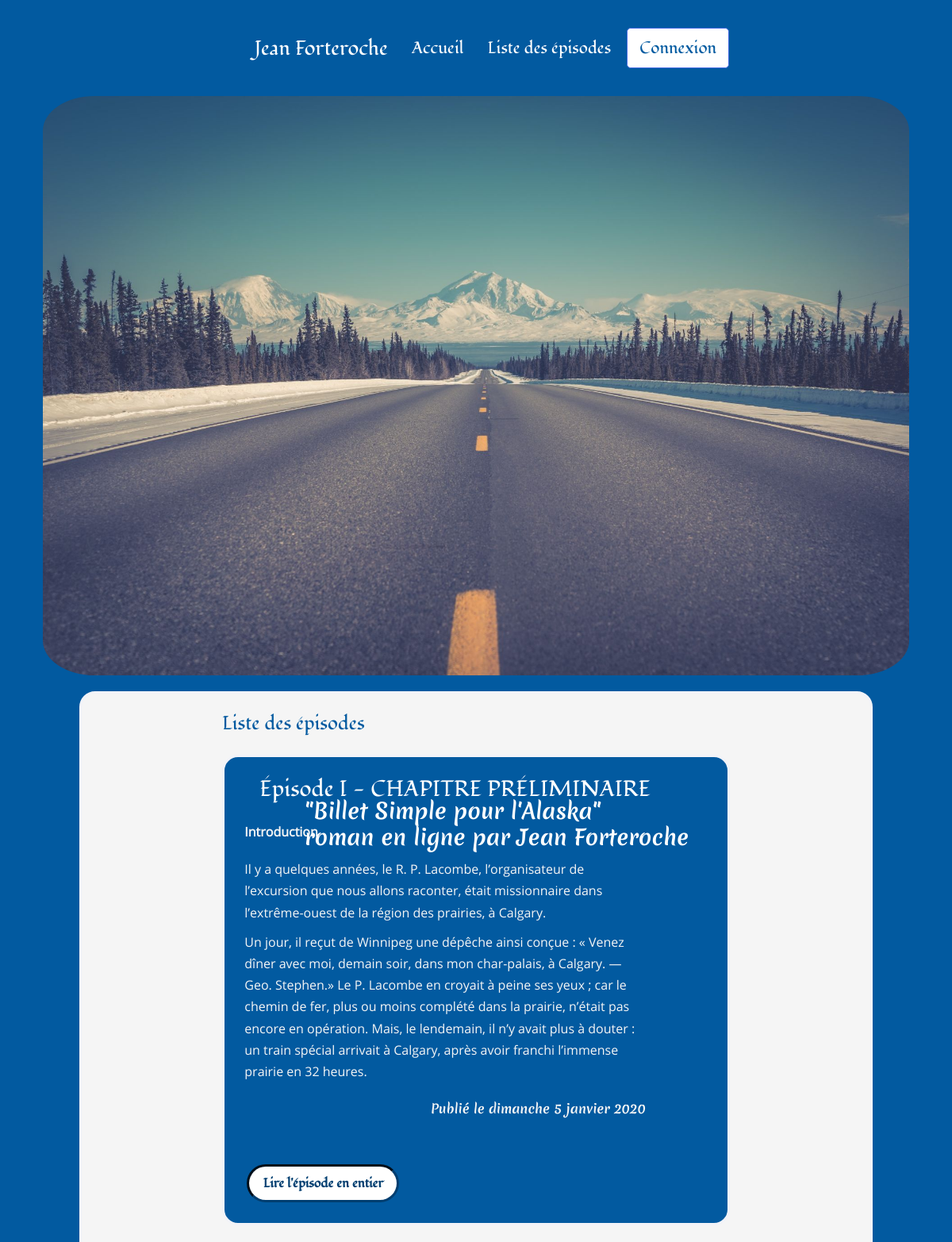
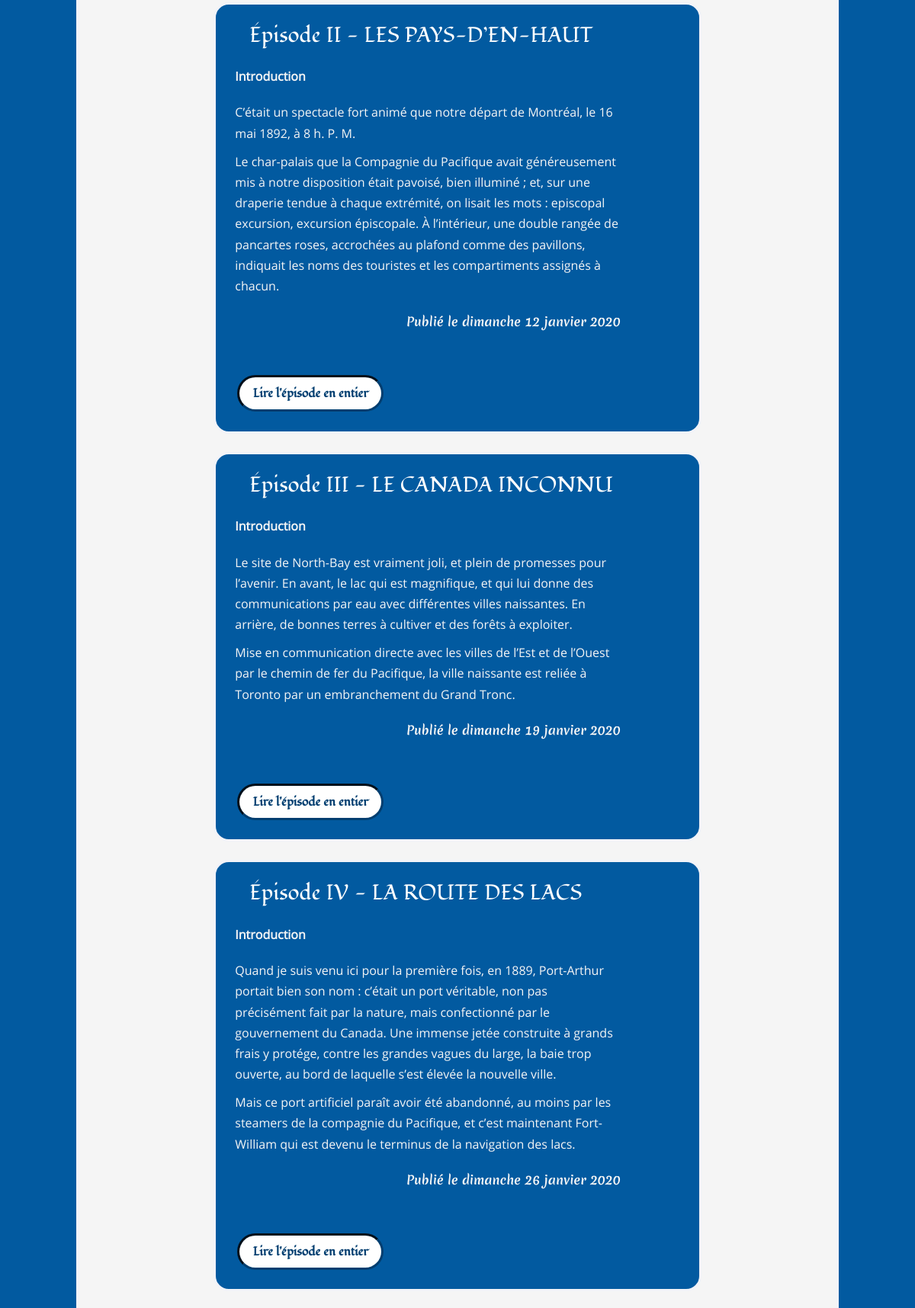
/index.php?action=listOfPosts (upper part), run on the app's committed database (2 pictures, top to bottom).
### tables this page shows
CREATE TABLE IF NOT EXISTS `Posts` (
  `id` int(11) NOT NULL AUTO_INCREMENT,
  `chapter` SMALLINT(1) UNSIGNED NOT NULL,
  `title` varchar(255) NOT NULL,
  `introduction` text NOT NULL,
  `content` text NOT NULL,
  `post_date` datetime NOT NULL,
  `post_status` varchar(7) NOT NULL,
  PRIMARY KEY (`id`)
);

### src/View/View.php (called while the page is built, shortened)
<?php
class View
{
    public function render(array $data, string $origin): void
    {
        require_once "..\\templates\\${origin}\\${data['template']}.html.php";
        $content = ob_get_clean();
        require_once "..\\templates\\${origin}\\layout.html.php";
    }
}

### src/Controller/Frontoffice/PostController.php (called while the page is built, shortened)
<?php
class PostController
{
    private PostManager $postManager;
    private View $view;
    public function __construct(PostManager $postManager, CommentManager $commentManager, View $view, Session $session, Error $error)
    {
        $this->postManager = $postManager;
        $this->view = $view;
    }
    public function displayListOfPosts(int $currentPage, Session $session): void
    {
        $nbPostsPerPage = 5;
        $nbTotalPosts = $this->postManager->getNbPosts();
        $nbTotalPages = ceil($nbTotalPosts / $nbPostsPerPage);
        $previousPage = $currentPage<=1 ? null : ($currentPage-1);
        $nextPage = $currentPage>=$nbTotalPages ? null : ($currentPage+1);
        $dataAllPostsPagination = $this->postManager->getListPostsPagination($currentPage, $nbPostsPerPage);
        $this->view->render(['template' => 'listofposts', 'allpostspagination' => $dataAllPostsPagination, 'previouspage' => $previousPage, 'nextpage'=> $nextPage, 'sessionmessage' => $session->getSessionMessage('message'), 'sessionerreur' => $session->getSessionMessage('erreur')], 'frontoffice');
    }
}

### public/index.php (called while the page is built, shortened)
<?php
$router = new Router();
$router->run();

### src/Model/PostManager.php (called while the page is built, shortened)
<?php
class PostManager
{
    private $database;
    public function __construct(Database $database)
    {
        $this->database = $database->getPdo();
    }
    public function getListPostsPagination(int $currentPage, int $nbPostsPerPage): ?array
    {
        $firstPostPage=($currentPage-1)*$nbPostsPerPage;
        $request = $this->database->prepare('SET lc_time_names = \'fr_FR\';');
        $request->execute();
        $request = $this->database->prepare('SELECT id, chapter, title, introduction, CONCAT_WS(\' \', \'le\', DAYNAME(post_date), DAY(post_date), MONTHNAME(post_date), YEAR(post_date)) AS post_date_fr, post_status FROM posts WHERE post_status=\'publish\' ORDER BY chapter, post_date ASC LIMIT :firstPostPage, :nbPostsPerPage');
        $request->bindValue(':firstPostPage', $firstPostPage, \PDO::PARAM_INT);
        $request->bindValue(':nbPostsPerPage', $nbPostsPerPage, \PDO::PARAM_INT);
        $request->execute();
        $result = $request->fetchAll();
        return !$result ? null : $result;
    }
}

### src/Service/Database.php (called while the page is built, shortened)
<?php
class Database
{
    private $database;
    public function __construct()
    {
        $this->database = new \PDO('mysql:host=localhost;dbname=openclassrooms_project4;port=3306;charset=utf8mb4', 'root', 'vFaGsjLk8WpkQtxYJ8XZXAf690shjBzW', [
            \PDO::ATTR_ERRMODE => \PDO::ERRMODE_EXCEPTION,
            \PDO::ATTR_DEFAULT_FETCH_MODE => \PDO::FETCH_ASSOC
        ]);
    }
    public function getPdo(): \PDO
    {
        return $this->database;
    }
}

### src/Service/Http/Request.php (called while the page is built, shortened)
<?php
class Request
{
    private array $get;
    public function __construct()
    {
        $this->get = $_GET;
    }
    public function getGetItem(string $key): ?string
    {
        if (!isset($this->get[$key])) {
            return null;
        }
        return $this->get[$key];
    }
}

### templates/frontoffice/listofposts.html.php (the view, shortened to what this page needs)
<?php if ($data['allpostspagination'] === null): ?>
    <section>
        <p class="pError"> Erreur : l'affichage de la liste des épisodes n'est pas possible </p>
    </section>
<?php elseif ($data['allpostspagination'] !== null): ?>
    <section>
        <h2>Liste des épisodes</h2>
        <?php foreach($data['allpostspagination'] as $post): ?>
                <article>
                    <h3>Épisode <?=$post['title']?></h3>
                    <p class="pTitleIntroductionToTheEpisode">Introduction</p>
                    <p class="pIntroductionToTheEpisode"><?=$post['introduction']?></p>
                    <p class="pCreatedAt">Publié <?=$post['post_date_fr']?> </p>
                    <a href="index.php?action=detailOfPost&amp;id=<?=$post['id']?>" class="linkReadTheEntireEpisode">Lire l'épisode en entier</a>
                </article>
        <?php endforeach; ?>
    </section>
<?php endif; ?>

### src/Service/Router.php (shortened to what this page needs)
<?php
class Router
{
    private AdminController $adminController;
    private PostController $postController;
    private CommentController $commentController;
    private Request $request;
    private Session $session;
    private Token $token;
    private Error $error;
    public function __construct()
    {
        $this->database = new Database();
        $this->adminManager = new AdminManager($this->database);
        $this->userManager = new UserManager($this->database);
        $this->postManager = new PostManager($this->database);
        $this->commentManager = new CommentManager($this->database);
        $this->view = new View();
        $this->request = new Request();
        $this->session = new Session();
        $this->accesscontrol = new AccessControl($this->session);
        $this->token = new Token($this->session);
        $this->error = new Error($this->session, $this->view);
        $this->adminController = new AdminController($this->adminManager, $this->userManager, $this->postManager, $this->commentManager, $this->view, $this->session, $this->accesscontrol, $this->token);
        $this->postController = new PostController($this->postManager, $this->commentManager, $this->view, $this->session, $this->error);
        $this->commentController = new CommentController($this->postManager, $this->commentManager, $this->view, $this->session, $this->error);
    }
    public function run(): void
    {
        $action = $this->request->getGetItem('action') ?? 'home';
        if ($action === 'home') {
            $this->postController->displayHomeWithTheLastThreePosts();
        } elseif ($action === 'detailOfPost' && (($this->request->getGetItem('id')) !== null)) {
            $this->postController->displayDetailOfPost((int)$this->request->getGetItem('id'), $this->token, $this->session);
        } elseif ($action === 'listOfPosts') {
            $currentPage = ($this->request->getGetItem('page') !== null) ? (int) $this->request->getGetItem('page') : 1;
            $this->postController->displayListOfPosts($currentPage, $this->session);
        } elseif ($action === 'addComment' && ($this->request->getGetItem('id') !== null)) {
            $this->commentController->addComment((int)$this->request->getGetItem('id'), $this->request->getPost(), $this->token, $this->request);
        } elseif ($action === 'reported' && ($this->request->getGetItem('commentid') !== null) && ($this->request->getGetItem('id') !== null)) {
            $this->commentController->reported((int)$this->request->getGetItem('commentid'), (int)$this->request->getGetItem('id'));
        } elseif ($action === 'error' && ($this->request->getGetItem('id') !== null)) {
            $this->commentController->error((int)$this->request->getGetItem('id'));
        } elseif ($action === 'login') {
            $this->adminController->login($this->request->getPost(), $this->session, $this->token, $this->request);
        } elseif ($action === 'logout') {
            $this->adminController->logout($this->session, $this->token);
        } elseif ($action === 'blogControlPanel') {
            $this->adminController->blogControlPanel($this->session);
        } elseif ($action === 'myProfile') {
            $this->adminController->myProfile();
        } elseif ($action === 'readEpisodes') {
            $currentPage = ($this->request->getGetitem('page') !== null) ? (int) $this->request->getGetItem('page') : 1;
            $this->adminController->readEpisodes($currentPage, $this->session);
        } elseif ($action === 'addEpisode') {
            $this->adminController->addEpisode($this->request->getPost(), $this->session);
        } elseif ($action === 'editEpisode' && ($this->request->getGetItem('id') !== null)) {
            $this->adminController->editEpisode((int)$this->request->getGetitem('id'), $this->request->getPost(), $this->session);
        } elseif ($action === 'deleteEpisode') {
            $this->adminController->deleteEpisode((int)$this->request->getGetItem('id'), $this->session);
        } elseif ($action === 'readComments') {
            $currentPage = ($this->request->getGetItem('page') !== null) ? (int) $this->request->getGetItem('page') : 1;
            $this->adminController->readComments($currentPage, $this->session);
        } elseif ($action === 'reportedComments') {
            $this->adminController->reportedComments($this->session);
        } elseif ($action === 'approveComment' && ($this->request->getGetItem('id') !== null)) {
            $this->adminController->approveComment((int)$this->request->getGetItem('id'), $this->session);
        } elseif ($action === 'deleteComment') {
            $this->adminController->deleteComment((int)$this->request->getGetItem('id'), $this->session);
        } else {
            $this->error->display('Erreur 404', 'Cette page n\'existe pas !', 'frontoffice');
        }
    }
}

### templates/frontoffice/layout.html.php (shortened to what this page needs)
<!DOCTYPE html>
<html lang="fr">
    <head>
        <link rel="stylesheet" type="text/css" href="css/style.css">
    </head>
    <body>
        <nav id="navBar">
            <ul class="menu">
              <li class="logo"><a href="index.php?action=home">Jean Forteroche</a></li>
              <li class="item episodes"><a href="index.php?action=home">Accueil</a></li>
              <li class="item episodes"><a href="index.php?action=listOfPosts">Liste des épisodes</a></li>
              <?php if(!isset($_SESSION['id']) AND !isset($_SESSION['pseudo'])): ?>
                <li class="item button"><a href="index.php?action=login">Connexion</a></li>
              <?php else: ?>
                <li class="item button"><a href="index.php?action=logout">Deconnexion</a></li>
                <li class="item button"><a href="index.php?action=blogControlPanel">Tableau de bord</a></li>
              <?php endif ?>
            </ul>
        </nav>
        <header>
                <h1>"Billet Simple pour l'Alaska" <br> roman en ligne par Jean Forteroche </h1>
                <div class="classImg">
                    <img id="imgHeader" src="./images/image-1920-1080.jpg" alt="Longue route avec rangée d'arbres et au fond, vue de la montagne enneignée" />
                </div>
        </header>
        <main>
            <?=$content?>
        </main>
    </body>
</html>

### data on the page
posts: title "I - CHAPITRE PRÉLIMINAIRE", introduction "Il y a quelques années, le R. P. Lacombe, l’organisateur de l’excursion que nous allons raconter, était missionnaire dans l’extrême-ouest de la région des prairies, à Calgary. Un jour, il reçut de Winnipeg une dépêche ainsi conçue : « Venez dîner avec moi, demain soir, dans mon char-palais, à Calgary. — Geo. Stephen.» Le P. Lacombe en croyait à peine ses yeux ; car le chemin de fer, plus ou moins complété dans la prairie, n’était pas encore en opération. Mais, le lendemain, il n’y avait plus à douter : un train spécial arrivait à Calgary, après avoir franchi l’immense prairie en 32 heures.", post_date_fr "le dimanche 5 janvier 2020"
posts: title "II - LES PAYS-D’EN-HAUT", introduction "C’était un spectacle fort animé que notre départ de Montréal, le 16 mai 1892, à 8 h. P. M. Le char-palais que la Compagnie du Pacifique avait généreusement mis à notre disposition était pavoisé, bien illuminé ; et, sur une draperie tendue à chaque extrémité, on lisait les mots : episcopal excursion, excursion épiscopale. À l’intérieur, une double rangée de pancartes roses, accrochées au plafond comme des pavillons, indiquait les noms des touristes et les compartiments assignés à chacun.", post_date_fr "le dimanche 12 janvier 2020"
posts: title "III - LE CANADA INCONNU", introduction "Le site de North-Bay est vraiment joli, et plein de promesses pour l’avenir. En avant, le lac qui est magnifique, et qui lui donne des communications par eau avec différentes villes naissantes. En arrière, de bonnes terres à cultiver et des forêts à exploiter. Mise en communication directe avec les villes de l’Est et de l’Ouest par le chemin de fer du Pacifique, la ville naissante est reliée à Toronto par un embranchement du Grand Tronc.", post_date_fr "le dimanche 19 janvier 2020"
posts: title "IV - LA ROUTE DES LACS", introduction "Quand je suis venu ici pour la première fois, en 1889, Port-Arthur portait bien son nom : c’était un port véritable, non pas précisément fait par la nature, mais confectionné par le gouvernement du Canada. Une immense jetée construite à grands frais y protége, contre les grandes vagues du large, la baie trop ouverte, au bord de laquelle s’est élevée la nouvelle ville. Mais ce port artificiel paraît avoir été abandonné, au moins par les steamers de la compagnie du Pacifique, et c’est maintenant Fort-William qui est devenu le terminus de la navigation des lacs.", post_date_fr "le dimanche 26 janvier 2020"
